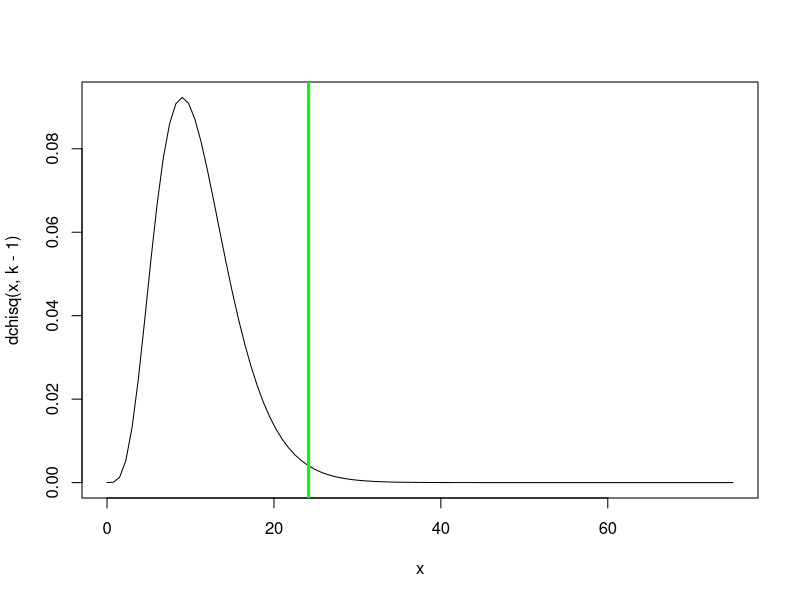
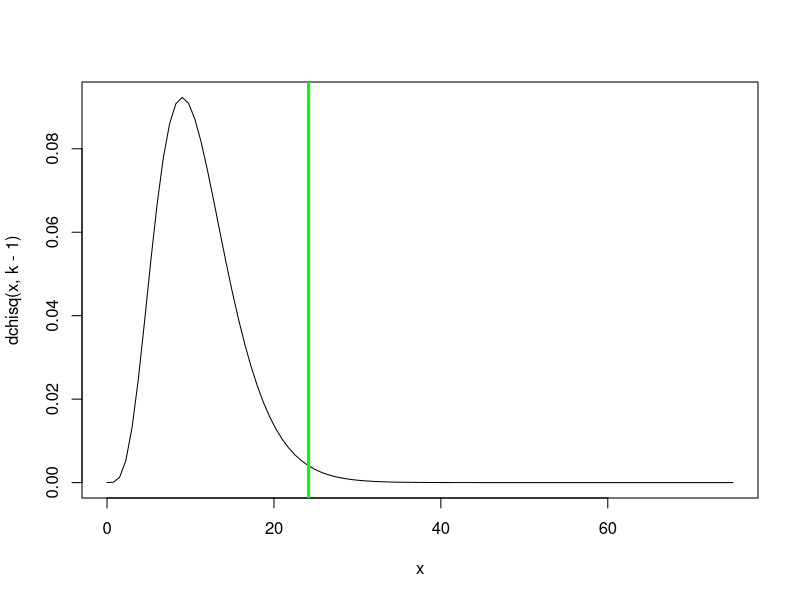
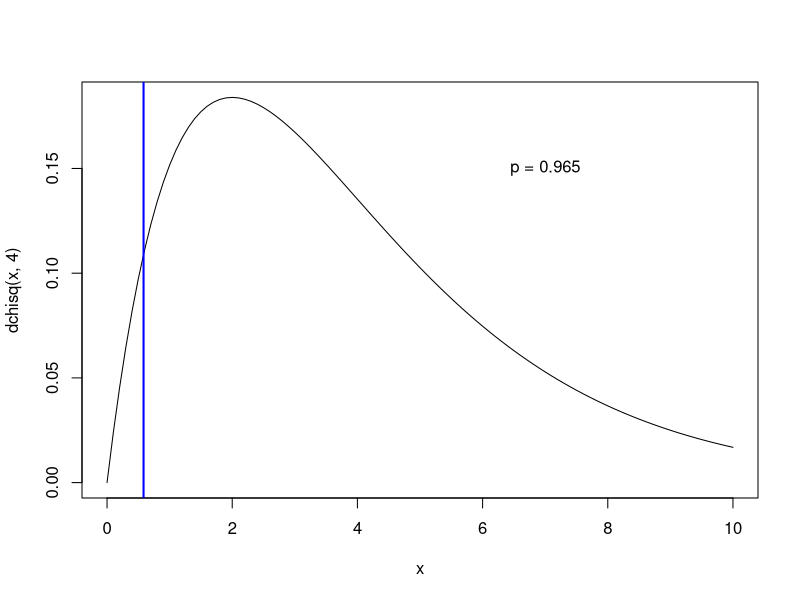
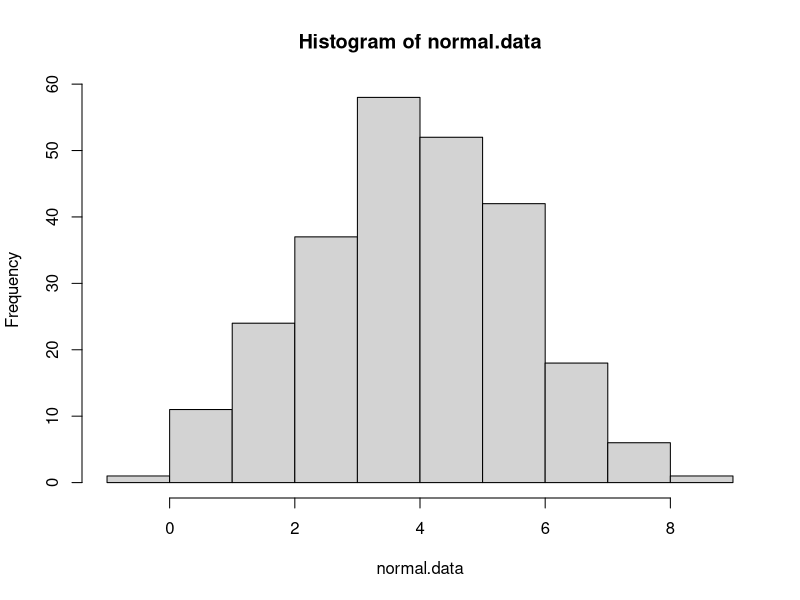
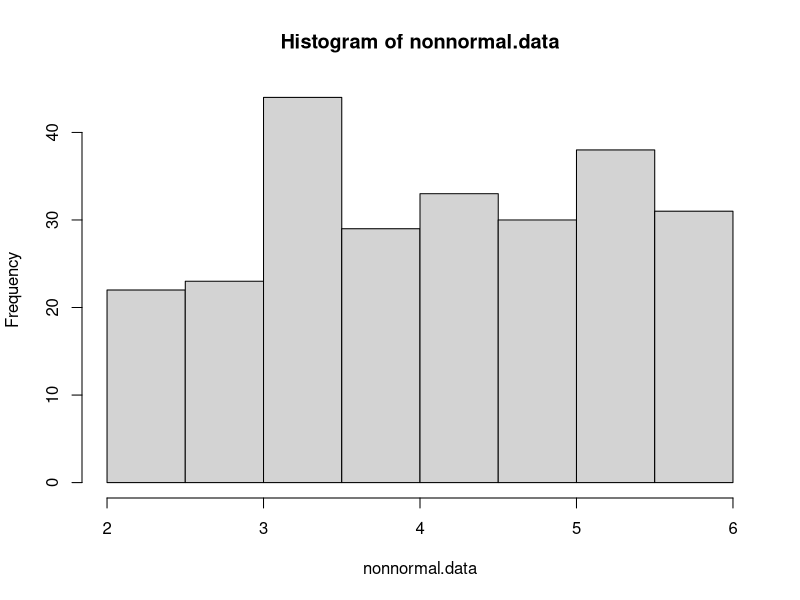
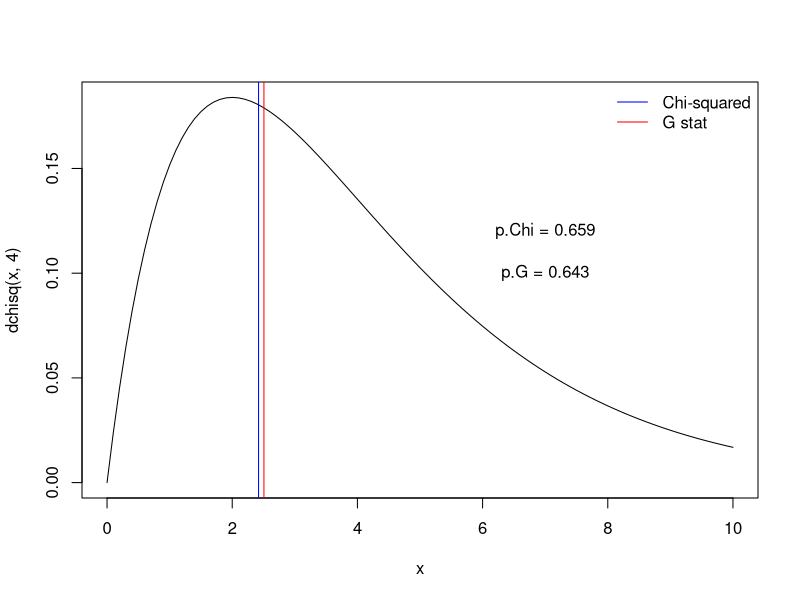

R code for these plots, in order:
## ---- chunk 1

knitr::opts_chunk$set(echo = TRUE, cache = TRUE)

## ---- chunk 2

############################################################
####                                                    ####  
####  NRES 710, Lecture 5                               ####
####                                                    ####
####  Kevin Shoemaker and Ben Sullivan                  #### 
####  University of Nevada, Reno                        ####
####                                                    #### 
############################################################


############################################################
####  ANOVA                                             ####
############################################################


## ---- chunk 3

## Chi squared goodness-of-fit example

birthdays.bymonth <- c(40,23,33,39,28,29,45,31,22,34,44,20)
months <- c("Jan","Feb","Mar","Apr","May","Jun","Jul","Aug","Sep","Oct","Nov","Dec")
names(birthdays.bymonth) <- months

sample.size <- sum(birthdays.bymonth)
k = length(birthdays.bymonth)   # number of categories (months)
exp.birthdays.bymonth <- sample.size*rep(1/k,times=k)   # compute the expected number under the null hypothesis.

Chisq.stat <- sum((birthdays.bymonth-exp.birthdays.bymonth)^2/exp.birthdays.bymonth)
Chisq.stat


## View the summary statistic along with its sampling distribution under the null hypothesis

curve(dchisq(x,k-1),0,75)
abline(v=Chisq.stat,col="green",lwd=3)

p <- 1-pchisq(Chisq.stat,k-1)
p


### use R's built in chi squared function

chisq.test(birthdays.bymonth)     # should get the same p value!


## ---- chunk 4
## Chi squared goodness-of-fit example

birthdays.bymonth <- c(40,23,33,39,28,29,45,31,22,34,44,20)
months <- c("Jan","Feb","Mar","Apr","May","Jun","Jul","Aug","Sep","Oct","Nov","Dec")
names(birthdays.bymonth) <- months

sample.size <- sum(birthdays.bymonth)
k = length(birthdays.bymonth)   # number of categories (months)
exp.birthdays.bymonth <- sample.size*rep(1/k,times=k)   # compute the expected number under the null hypothesis.

Chisq.stat <- sum((birthdays.bymonth-exp.birthdays.bymonth)^2/exp.birthdays.bymonth)
Chisq.stat


## View the summary statistic along with its sampling distribution under the null hypothesis

curve(dchisq(x,k-1),0,75)
abline(v=Chisq.stat,col="green",lwd=3)

p <- 1-pchisq(Chisq.stat,k-1)
p


### use R's built in chi squared function

chisq.test(birthdays.bymonth)     # should get the same p value!


## ---- chunk 5

n.bunnies <- 112

    # sample assuming null hypothesis is true
all.bunnies <- data.frame(
  ear_type = sample(c("floppy","pointy","mixed"),n.bunnies,replace = T),
  coat_color = sample(c("white","brown","mixed"),n.bunnies,replace = T)
)

head(all.bunnies)

######
# make contingency table

con_table <- table(all.bunnies$ear_type,all.bunnies$coat_color)

######
# generate expected values

prop.ears <- rowSums(con_table)/n.bunnies
sum.coats <- colSums(con_table)
exp_table <- sapply(1:ncol(con_table),function(t) sum.coats[t]*prop.ears)
colnames(exp_table) <- colnames(con_table)

#####
# compute chi-squared statistic

Chisq.stat <- sum((con_table-exp_table)^2/exp_table)


#####
# Compare chi squared statistic with null sampling distribution

curve(dchisq(x,4),0,10)
abline(v=Chisq.stat,col="blue",lwd=2)

p.value <- 1-pchisq(Chisq.stat,4)
p.value

text(7,0.15,paste0("p = ",round(p.value,3)))


######
# Compare with R's built in chi squared function

chisq.test(con_table)


## ---- chunk 6

######
# Chi-squared test for normality

normal.data <- rnorm(250,4,1.5)  # generate normal data
nonnormal.data <-  runif(250,2,6)  # generate non-normal data

hist(normal.data)
hist(nonnormal.data)

#####
# First bin the data (chi squared test must be on categorical data!)

breaks <- c(-Inf,1,2,3,3.5,4,4.5,5,6,7,Inf)

normal.data.binned <- cut(normal.data,breaks,labels=breaks[-1])
nonnormal.data.binned <- cut(nonnormal.data,breaks,labels=breaks[-1])

obs_table_norm <- table(normal.data.binned)
obs_table_nonnorm <- table(nonnormal.data.binned)

#####
# Determine expected values in each cell if the underlying distribution were normal

normal.probs <- sapply(2:length(breaks), function(t) pnorm(breaks[t],mean(normal.data),sd(normal.data))-pnorm(breaks[t-1],mean(normal.data),sd(normal.data))  )
exp_table_norm <- length(normal.data)*normal.probs  # check that expected vals are greater than 5

normal.probs <- sapply(2:length(breaks), function(t) pnorm(breaks[t],mean(nonnormal.data),sd(nonnormal.data))-pnorm(breaks[t-1],mean(nonnormal.data),sd(nonnormal.data))  )
exp_table_nonnorm <- length(normal.data)*normal.probs  # check that expected vals are greater than 5

######
# Chi squared stat for normality test on normal data

chistat_norm <- sum((obs_table_norm-exp_table_norm)^2/exp_table_norm)
pval_norm <- 1-pchisq(chistat_norm,length(exp_table_norm)-1)
pval_norm

chistat_nonnorm <- sum((obs_table_nonnorm-exp_table_nonnorm)^2/exp_table_nonnorm)
pval_nonnorm <- 1-pchisq(chistat_nonnorm,length(exp_table_nonnorm)-1)
pval_nonnorm

####
# Compare with shapiro wilk test (which is a MUCH better test!)

shapiro.test(normal.data)
shapiro.test(nonnormal.data)

## ---- chunk 7

n.bunnies <- 112

    # sample assuming null hypothesis is true
all.bunnies <- data.frame(
  ear_type = sample(c("floppy","pointy","mixed"),n.bunnies,replace = T),
  coat_color = sample(c("white","brown","mixed"),n.bunnies,replace = T)
)

head(all.bunnies)

######
# make contingency table

con_table <- table(all.bunnies$ear_type,all.bunnies$coat_color)

######
# generate expected values

prop.ears <- rowSums(con_table)/n.bunnies
sum.coats <- colSums(con_table)
exp_table <- sapply(1:ncol(con_table),function(t) sum.coats[t]*prop.ears)
colnames(exp_table) <- colnames(con_table)

#####
# compute chi-squared and G statistics

Chisq.stat <- sum((con_table-exp_table)^2/exp_table)
G.stat <- 2*sum(con_table*log(con_table/exp_table))   # slightly different!


#####
# Compare chi squared and G statistics with null sampling distribution

curve(dchisq(x,4),0,10)
abline(v=Chisq.stat,col="blue",lwd=1)
abline(v=G.stat,col="red",lwd=1)
legend("topright",lty=c(1,1),lwd=c(1,1),col=c("blue","red"),legend=c("Chi-squared","G stat"),bty="n")

p.value.Chi <- 1-pchisq(Chisq.stat,4)
p.value.G <- 1-pchisq(G.stat,4)

text(7,0.12,paste0("p.Chi = ",round(p.value.Chi,3)))
text(7,0.1,paste0("p.G = ",round(p.value.G,3)))

## ---- chunk 8

n.bunnies <- 20

    # sample assuming null hypothesis is true
all.bunnies <- data.frame(
  ear_type = sample(c("floppy","pointy","mixed"),n.bunnies,replace = T),
  coat_color = sample(c("white","brown","mixed"),n.bunnies,replace = T)
)

head(all.bunnies)

######
# make contingency table

con_table <- table(all.bunnies$ear_type,all.bunnies$coat_color)

######
# generate expected values

prop.ears <- rowSums(con_table)/n.bunnies
sum.coats <- colSums(con_table)
exp_table <- sapply(1:ncol(con_table),function(t) sum.coats[t]*prop.ears)
colnames(exp_table) <- colnames(con_table)

#####
# run fisher exact test

#?fisher.test

chisq.test(con_table)
fisher.test(con_table)   # better test
fisher.test(con_table,simulate.p.value = T,B=5000)   # use simulated p-value - usually very similar answer

